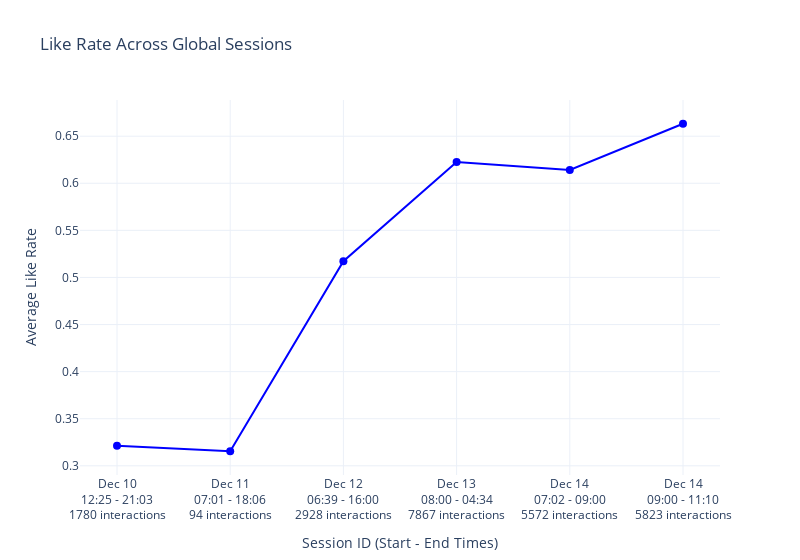

The notebook cell saved with this chart:
### Markdown cell above
### Like-rate graph with easter-eggs interactions (we did not clear easter-eggs from interactions). Cleared version is lower.

### Code cell
# Example usage
plot_global_like_rate(
    "../data/interactions5.csv",
    delta=6 * 60 * 60,
    manual_timestamps=[
        "2024-12-14T7:00:00",  # boot with LLM2 + TopPop ...
        "2024-12-14T9:00:34",
    ],
)

### Figure 1 — Plotly figure (JSON) as saved in the notebook; plotly's stock layout.template omitted (floating-point values rounded to 4 significant figures)
{"data": [{"line": {"color": "blue", "width": 2}, "marker": {"color": "blue", "size": 8}, "mode": "lines+markers", "name": "Global Like Rate (delta=6h)", "type": "scatter", "x": [1, 2, 3, 4, 5, 6], "y": [0.3214, 0.3155, 0.5173, 0.6226, 0.6141, 0.6632]}], "layout": {"font": {"size": 12}, "legend": {"title": {"text": "Legend"}}, "title": {"text": "Like Rate Across Global Sessions"}, "width": 800, "xaxis": {"tickmode": "array", "ticktext": ["Dec 10<br>12:25 - 21:03<br>1780 interactions", "Dec 11<br>07:01 - 18:06<br>94 interactions", "Dec 12<br>06:39 - 16:00<br>2928 interactions", "Dec 13<br>08:00 - 04:34<br>7867 interactions", "Dec 14<br>07:02 - 09:00<br>5572 interactions", "Dec 14<br>09:00 - 11:10<br>5823 interactions"], "tickvals": [1, 2, 3, 4, 5, 6], "title": {"text": "Session ID (Start - End Times)"}}, "yaxis": {"title": {"text": "Average Like Rate"}}}}
